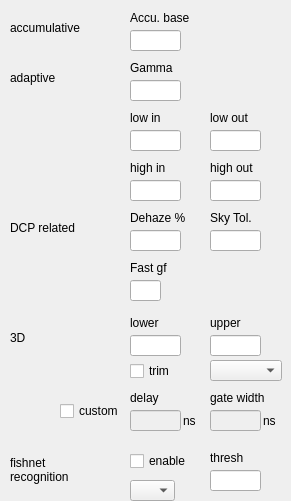
    <widget class="QFrame" name="IMG_PROC_GRP">
     <property name="geometry">
      <rect>
       <x>20</x>
       <y>1140</y>
       <width>291</width>
       <height>501</height>
      </rect>
     </property>
     <property name="frameShape">
      <enum>QFrame::NoFrame</enum>
     </property>
     <property name="frameShadow">
      <enum>QFrame::Plain</enum>
     </property>
     <widget class="QLineEdit" name="LOW_OUT_EDIT">
      <property name="geometry">
       <rect>
        <x>210</x>
        <y>130</y>
        <width>51</width>
        <height>21</height>
       </rect>
      </property>
      <property name="alignment">
       <set>Qt::AlignRight|Qt::AlignTrailing|Qt::AlignVCenter</set>
      </property>
     </widget>
     <widget class="QLabel" name="GAMMA">
      <property name="geometry">
       <rect>
        <x>130</x>
        <y>60</y>
        <width>60</width>
        <height>16</height>
       </rect>
      </property>
      <property name="text">
       <string>Gamma</string>
      </property>
     </widget>
     <widget class="QLabel" name="LOW_IN">
      <property name="geometry">
       <rect>
        <x>130</x>
        <y>110</y>
        <width>60</width>
        <height>16</height>
       </rect>
      </property>
      <property name="text">
       <string>low in</string>
      </property>
     </widget>
     <widget class="QLineEdit" name="ACCU_BASE_EDIT">
      <property name="geometry">
       <rect>
        <x>130</x>
        <y>30</y>
        <width>51</width>
        <height>21</height>
       </rect>
      </property>
      <property name="alignment">
       <set>Qt::AlignRight|Qt::AlignTrailing|Qt::AlignVCenter</set>
      </property>
     </widget>
     <widget class="QLabel" name="ACCU_BASE">
      <property name="geometry">
       <rect>
        <x>130</x>
        <y>10</y>
        <width>81</width>
        <height>16</height>
       </rect>
      </property>
      <property name="text">
       <string>Accu. base</string>
      </property>
     </widget>
     <widget class="QLabel" name="ADAPTIVE">
      <property name="geometry">
       <rect>
        <x>10</x>
        <y>70</y>
        <width>101</width>
        <height>16</height>
       </rect>
      </property>
      <property name="text">
       <string>adaptive</string>
      </property>
     </widget>
     <widget class="QLineEdit" name="GAMMA_EDIT">
      <property name="geometry">
       <rect>
        <x>130</x>
        <y>80</y>
        <width>51</width>
        <height>21</height>
       </rect>
      </property>
      <property name="alignment">
       <set>Qt::AlignRight|Qt::AlignTrailing|Qt::AlignVCenter</set>
      </property>
     </widget>
     <widget class="QLabel" name="LOW_OUT">
      <property name="geometry">
       <rect>
        <x>210</x>
        <y>110</y>
        <width>60</width>
        <height>16</height>
       </rect>
      </property>
      <property name="text">
       <string>low out</string>
      </property>
     </widget>
     <widget class="QLineEdit" name="LOW_IN_EDIT">
      <property name="geometry">
       <rect>
        <x>130</x>
        <y>130</y>
        <width>51</width>
        <height>21</height>
       </rect>
      </property>
      <property name="alignment">
       <set>Qt::AlignRight|Qt::AlignTrailing|Qt::AlignVCenter</set>
      </property>
     </widget>
     <widget class="QLabel" name="ACCUMULATIVE">
      <property name="geometry">
       <rect>
        <x>10</x>
        <y>20</y>
        <width>101</width>
        <height>16</height>
       </rect>
      </property>
      <property name="text">
       <string>accumulative</string>
      </property>
     </widget>
     <widget class="QComboBox" name="COLORMAP_3D_LIST">
      <property name="geometry">
       <rect>
        <x>210</x>
        <y>360</y>
        <width>72</width>
        <height>21</height>
       </rect>
      </property>
     </widget>
     <widget class="QLabel" name="UPPER_3D_THRESH">
      <property name="geometry">
       <rect>
        <x>210</x>
        <y>315</y>
        <width>60</width>
        <height>16</height>
       </rect>
      </property>
      <property name="text">
       <string>upper</string>
      </property>
     </widget>
     <widget class="QLineEdit" name="FAST_GF_EDIT">
      <property name="geometry">
       <rect>
        <x>130</x>
        <y>280</y>
        <width>31</width>
        <height>21</height>
       </rect>
      </property>
      <property name="alignment">
       <set>Qt::AlignRight|Qt::AlignTrailing|Qt::AlignVCenter</set>
      </property>
     </widget>
     <widget class="QLabel" name="IMAGE_3D">
      <property name="geometry">
       <rect>
        <x>10</x>
        <y>330</y>
        <width>101</width>
        <height>16</height>
       </rect>
      </property>
      <property name="text">
       <string>3D</string>
      </property>
     </widget>
     <widget class="QCheckBox" name="TRUNCATE_3D_CHK">
      <property name="geometry">
       <rect>
        <x>130</x>
        <y>360</y>
        <width>77</width>
        <height>22</height>
       </rect>
      </property>
      <property name="text">
       <string>trim</string>
      </property>
     </widget>
     <widget class="QLineEdit" name="HIGH_OUT_EDIT">
      <property name="geometry">
       <rect>
        <x>210</x>
        <y>180</y>
        <width>51</width>
        <height>21</height>
       </rect>
      </property>
      <property name="alignment">
       <set>Qt::AlignRight|Qt::AlignTrailing|Qt::AlignVCenter</set>
      </property>
     </widget>
     <widget class="QLineEdit" name="LOWER_3D_THRESH_EDT">
      <property name="geometry">
       <rect>
        <x>130</x>
        <y>335</y>
        <width>51</width>
        <height>21</height>
       </rect>
      </property>
      <property name="alignment">
       <set>Qt::AlignRight|Qt::AlignTrailing|Qt::AlignVCenter</set>
      </property>
     </widget>
     <widget class="QLineEdit" name="HIGH_IN_EDIT">
      <property name="geometry">
       <rect>
        <x>130</x>
        <y>180</y>
        <width>51</width>
        <height>21</height>
       </rect>
      </property>
      <property name="alignment">
       <set>Qt::AlignRight|Qt::AlignTrailing|Qt::AlignVCenter</set>
      </property>
     </widget>
     <widget class="QLineEdit" name="DEHAZE_PCT_EDIT">
      <property name="geometry">
       <rect>
        <x>130</x>
        <y>230</y>
        <width>51</width>
        <height>21</height>
       </rect>
      </property>
      <property name="alignment">
       <set>Qt::AlignRight|Qt::AlignTrailing|Qt::AlignVCenter</set>
      </property>
     </widget>
     <widget class="QLabel" name="DEHAZE_PCT">
      <property name="geometry">
       <rect>
        <x>130</x>
        <y>210</y>
        <width>60</width>
        <height>16</height>
       </rect>
      </property>
      <property name="text">
       <string>Dehaze %</string>
      </property>
     </widget>
     <widget class="QLabel" name="SKY_TOLERANCE">
      <property name="geometry">
       <rect>
        <x>210</x>
        <y>210</y>
        <width>60</width>
        <height>16</height>
       </rect>
      </property>
      <property name="text">
       <string>Sky Tol.</string>
      </property>
     </widget>
     <widget class="QLabel" name="FAST_GF">
      <property name="geometry">
       <rect>
        <x>130</x>
        <y>260</y>
        <width>60</width>
        <height>16</height>
       </rect>
      </property>
      <property name="text">
       <string>Fast gf</string>
      </property>
     </widget>
     <widget class="QLineEdit" name="SKY_TOLERANCE_EDIT">
      <property name="geometry">
       <rect>
        <x>210</x>
        <y>230</y>
        <width>51</width>
        <height>21</height>
       </rect>
      </property>
      <property name="alignment">
       <set>Qt::AlignRight|Qt::AlignTrailing|Qt::AlignVCenter</set>
      </property>
     </widget>
     <widget class="QLabel" name="LOWER_3D_THRESH">
      <property name="geometry">
       <rect>
        <x>130</x>
        <y>315</y>
        <width>60</width>
        <height>16</height>
       </rect>
      </property>
      <property name="text">
       <string>lower</string>
      </property>
     </widget>
     <widget class="QLabel" name="DCP_RELATED">
      <property name="geometry">
       <rect>
        <x>10</x>
        <y>220</y>
        <width>101</width>
        <height>16</height>
       </rect>
      </property>
      <property name="text">
       <string>DCP related</string>
      </property>
     </widget>
     <widget class="QLabel" name="HIGH_OUT">
      <property name="geometry">
       <rect>
        <x>210</x>
        <y>160</y>
        <width>60</width>
        <height>16</height>
       </rect>
      </property>
      <property name="text">
       <string>high out</string>
      </property>
     </widget>
     <widget class="QLineEdit" name="UPPER_3D_THRESH_EDT">
      <property name="geometry">
       <rect>
        <x>210</x>
        <y>335</y>
        <width>51</width>
        <height>21</height>
       </rect>
      </property>
      <property name="alignment">
       <set>Qt::AlignRight|Qt::AlignTrailing|Qt::AlignVCenter</set>
      </property>
     </widget>
     <widget class="QLabel" name="HIGH_IN">
      <property name="geometry">
       <rect>
        <x>130</x>
        <y>160</y>
        <width>60</width>
        <height>16</height>
       </rect>
      </property>
      <property name="text">
       <string>high in</string>
      </property>
     </widget>
     <widget class="QLineEdit" name="FISHNET_THRESH_EDIT">
      <property name="geometry">
       <rect>
        <x>210</x>
        <y>470</y>
        <width>51</width>
        <height>21</height>
       </rect>
      </property>
      <property name="alignment">
       <set>Qt::AlignRight|Qt::AlignTrailing|Qt::AlignVCenter</set>
      </property>
     </widget>
     <widget class="QLabel" name="FISHNET_THRESH">
      <property name="geometry">
       <rect>
        <x>210</x>
        <y>450</y>
        <width>60</width>
        <height>16</height>
       </rect>
      </property>
      <property name="text">
       <string>thresh</string>
      </property>
     </widget>
     <widget class="QLabel" name="FISHNET">
      <property name="geometry">
       <rect>
        <x>10</x>
        <y>450</y>
        <width>101</width>
        <height>41</height>
       </rect>
      </property>
      <property name="text">
       <string>fishnet&lt;br&gt;recognition</string>
      </property>
     </widget>
     <widget class="QCheckBox" name="FISHNET_RECOG_CHK">
      <property name="geometry">
       <rect>
        <x>130</x>
        <y>450</y>
        <width>77</width>
        <height>22</height>
       </rect>
      </property>
      <property name="text">
       <string>enable</string>
      </property>
     </widget>
     <widget class="QLineEdit" name="CUSTOM_3D_DELAY_EDT">
      <property name="enabled">
       <bool>false</bool>
      </property>
      <property name="geometry">
       <rect>
        <x>130</x>
        <y>410</y>
        <width>51</width>
        <height>21</height>
       </rect>
      </property>
      <property name="alignment">
       <set>Qt::AlignRight|Qt::AlignTrailing|Qt::AlignVCenter</set>
      </property>
     </widget>
     <widget class="QLabel" name="CUSTOM_3D_DELAY">
      <property name="geometry">
       <rect>
        <x>130</x>
        <y>390</y>
        <width>60</width>
        <height>16</height>
       </rect>
      </property>
      <property name="text">
       <string>delay</string>
      </property>
     </widget>
     <widget class="QLineEdit" name="CUSTOM_3D_GW_EDT">
      <property name="enabled">
       <bool>false</bool>
      </property>
      <property name="geometry">
       <rect>
        <x>210</x>
        <y>410</y>
        <width>51</width>
        <height>21</height>
       </rect>
      </property>
      <property name="alignment">
       <set>Qt::AlignRight|Qt::AlignTrailing|Qt::AlignVCenter</set>
      </property>
     </widget>
     <widget class="QLabel" name="CUSTOM_3D_GW">
      <property name="geometry">
       <rect>
        <x>210</x>
        <y>390</y>
        <width>80</width>
        <height>16</height>
       </rect>
      </property>
      <property name="text">
       <string>gate width</string>
      </property>
     </widget>
     <widget class="QCheckBox" name="CUSTOM_3D_PARAM_CHK">
      <property name="geometry">
       <rect>
        <x>60</x>
        <y>400</y>
        <width>77</width>
        <height>22</height>
       </rect>
      </property>
      <property name="text">
       <string>custom</string>
      </property>
     </widget>
     <widget class="QLabel" name="CUSTOM_3D_DELAY_UNIT_N">
      <property name="geometry">
       <rect>
        <x>183</x>
        <y>413</y>
        <width>21</width>
        <height>16</height>
       </rect>
      </property>
      <property name="text">
       <string>ns</string>
      </property>
     </widget>
     <widget class="QLabel" name="CUSTOM_3D_GATE_WIDTH_UNIT_N">
      <property name="geometry">
       <rect>
        <x>263</x>
        <y>413</y>
        <width>21</width>
        <height>16</height>
       </rect>
      </property>
      <property name="text">
       <string>ns</string>
      </property>
     </widget>
     <widget class="QComboBox" name="MODEL_LIST">
      <property name="geometry">
       <rect>
        <x>130</x>
        <y>480</y>
        <width>45</width>
        <height>21</height>
       </rect>
      </property>
     </widget>
    </widget>
